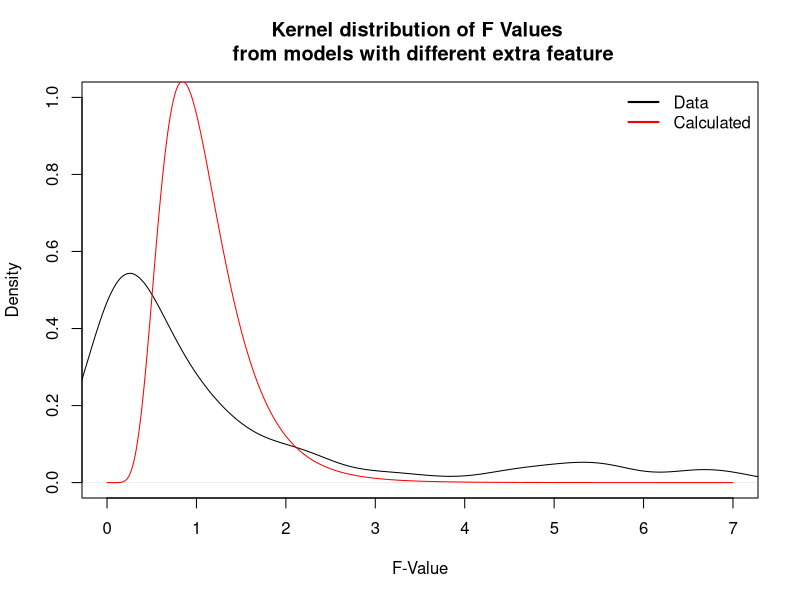

This chart was generated by the following R code:
#
# F Distribution
#

spseHat <- function(model, test){
  # SPSE.hat1
  return(sum((test$soil.res - predict(model, newdata=test))^2))
}

getFtable <- function(train, test){
  ## Simulation F values
  realModelStr <- "soil.res ~ 1 + lmoi + temp.15 + temp.0 + soiln0 + soilc0"
  realModel <- lm(realModelStr, data = train)
  # next model will have another feature in addition
  excludeVarsRegEx <- "(soil.res|lmoi|temp.15|temp.0|soiln0|soilc0)"
  nextVars <- names(hainich)[
    ! grepl(excludeVarsRegEx,names(hainich))]
  
  #create result data frame
  simulRes <- NULL
  for(x in nextVars){
    #create formula for next Model by adding current variable
    nxtModelStr <- paste(realModelStr, "+", x)
    nxtModel <- lm(nxtModelStr, data = train)
    #evaluate nextModel
    an <- anova(realModel, nxtModel) 
    f <- an$F[2] # F-value
    p <- an$`Pr(>F)`[2] # p-value
    spse <- spseHat(nxtModel, test)
    simulRes <- rbind(simulRes, c(spse,x,f,p)) 
  }
  simulRes <- data.frame(spse=as.double(simulRes[,1]), 
                         addedFeature=simulRes[,2] , F=as.double(simulRes[,3]),
                         p=as.double(simulRes[,4]), stringsAsFactors = T)
  
  return(simulRes)
}

crossValPart <- function(data, fold){
  set.seed(1337)
  fold <- 4 # x means training size is 1-1/x, test size = 1/x
  index <- rep(1:fold, length.out=dim(hainich)[2])
  index <- sample(index) # mixing
  
  simulRes <- data.frame()
  for (i in 1:fold){
    train <- hainich[index!=i,]
    test <- hainich[index==i,]
    
    res <- getFtable(train,test)
    res$run = rep(i, dim(res)[1])
    simulRes <- rbind(simulRes,res)
  }
  
  return(simulRes)
}

hainich <- read.csv("hainich.csv", sep = ";", dec = ".")
#result by cross validation (random part against rest validation)
fold <- 4
simulRes <- crossValPart(hainich,fold)


## evaluation
for(i in seq(fold)){
  #select run
  r <- simulRes[simulRes$run == 1,]
  #which model with additional feature was the real winner (SPSE)?
  idMinErr <-  which(r$spse == min(r$spse))
  #which model won but was not the best one (F)?
  idMaxF <- which(r$F == max(r$F))
  
  print(paste("In run", i,
              "min SPSE and max F picked same additional feature:", idMaxF == idMinErr ))
}

## plotting
xs <- seq(0,7,by = 0.01)
freal <- density(simulRes$F)
## WARNING: I have no idea how to calc the degree of freedoms!
## maybe an$Res.Df? need df1 and df2
fNominal <- df(xs,24,23)
plot(freal, xlim=c(min(xs),max(xs)), ylim=c(0,1),
     xlab = "F-Value",
     main="Kernel distribution of F Values \n from models with different extra feature")
points(xs, fNominal, col="red", type="lines") #F distribution
legend("topright",c("Data","Calculated"), lwd=2, col=c("black","red"), bty = "n")